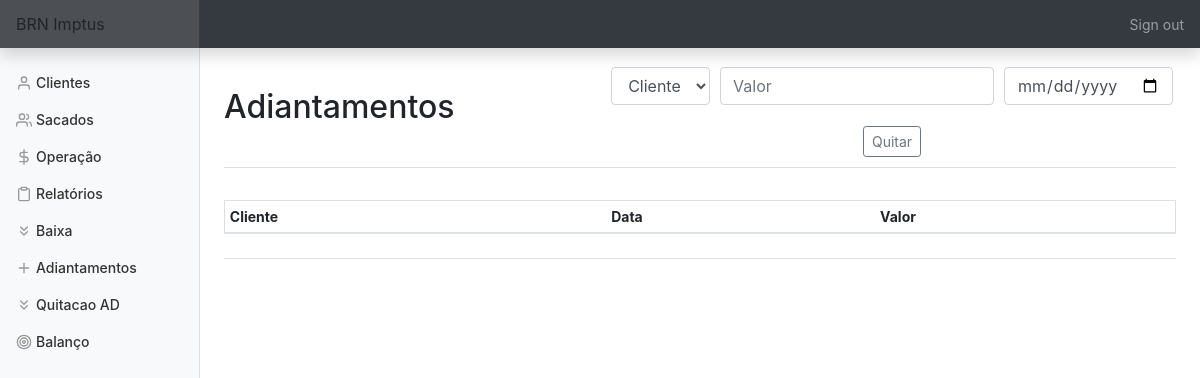
Page /quitacao (signed in) on the earlier database version.
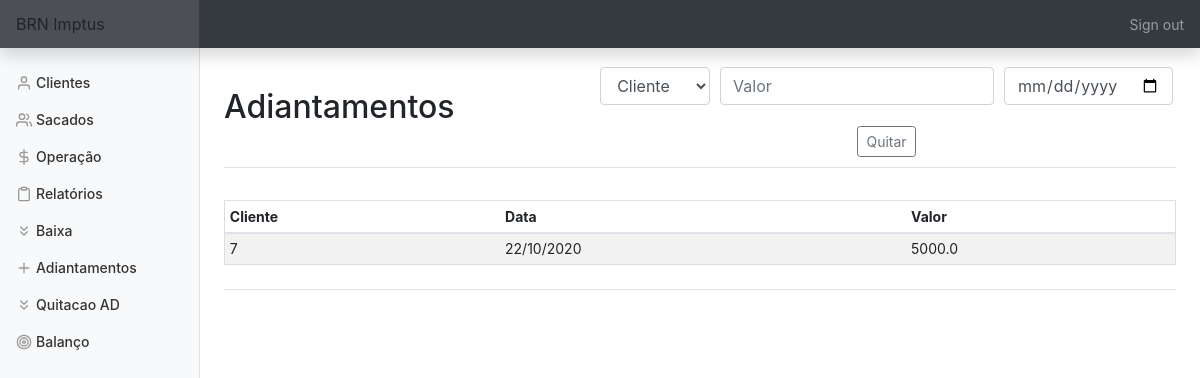
Same page on the later database version.
### tables this page shows
CREATE TABLE adiantamentos (cliente_id INTEGER, data DATE, valor FLOAT, FOREIGN KEY (cliente_id) REFERENCES clientes(id));

### app.py (the view, shortened to what this page needs)
@app.route('/quitacao', methods=['GET', 'POST'])
@login_required
def quitacao():
    con = sqlite3.connect(DATABASE)
    con.row_factory = sqlite3.Row
    cur = con.cursor()
    cliente = cur.execute('SELECT nome FROM clientes')
    cliente = cur.fetchall()
    ad = cur.execute('SELECT * FROM adiantamentos')
    ad = cur.fetchall()
    if request.method == 'GET':
        return render_template('quitacao.html', cliente=cliente, adiantamento=ad)

### app.py (called while the page is built)
@app.after_request
def after_request(response):
    response.headers["Cache-Control"] = "no-cache, no-store, must-revalidate"
    response.headers["Expires"] = 0
    response.headers["Pragma"] = "no-cache"
    return response

### helper.py (called while the page is built)
def login_required(f):
    @wraps(f)
    def decorated_function(*args, **kwargs):
        if session.get("user_id") is None:
            return redirect("/login")
        return f(*args, **kwargs)
    return decorated_function

### templates/quitacao.html (shortened to what this page needs)
{% extends "layout.html" %}
{% block main %}
    <div class='d-flex justify-content-between flex-warp flex-md-nowrap align-items-center pt-3 pb-2 mb-3 border-bottom'>
        <h1 class='h2'>Adiantamentos</h1>
            <form action='quitacao' method='POST'>
                <div class='form-group'>
                        <select class="form-control" name="cliente">
                            <option disabled selected value>Cliente</option>
                        </select>
                        <input name='valor' autofocus class='form-control' placeholder='Valor' type='number' step='0.01' data-mask='000.000,00'>
                        <input name='data' autofocus class='form-control' placeholder='Data do AD' type='date'>
                </div>
                <button type='submit' id='baixa' class='btn btn-sm btn-outline-secondary'>Quitar</button>
            </form>
    </div>
    <div class='d-flex justify-content-between flex-warp flex-md-nowrap align-items-center pt-3 pb-2 mb-3 border-bottom'>
        <div class='table-responsive'>
            <table class='table table-striped table-sm'>
                <thead>
                    <tr>
                        <th>Cliente</th>
                        <th>Data</th>
                        <th>Valor</th>
                    </tr>
                </thead>
                <tbody>
                    {% for row in adiantamento %}
                        <tr>
                            <td>{{ row['cliente_id'] }}</td>
                            {% set lt = row['data'].split('-') %}
                            <td>{{ lt[2]+'/'+lt[1]+'/'+lt[0] }}</td>
                            <td>{{ row['valor'] }}</td>
                        </tr>
                    {% endfor %}
                </tbody>
            </table>
        </div>
    </div>
{% endblock %}

Differences in the rows shown:
added adiantamentos: cliente_id "7", data "22/10/2020", valor "5000.0"
